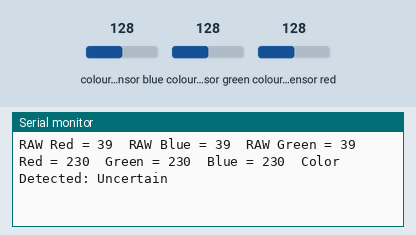
Recording of a sketch running on a simulated ESP32. Shown: the last lines printed to the serial monitor. Wiring (inferred from the names in the program): TCS3200 colour sensor: output GPIO 21; S2 GPIO 18; S3 GPIO 19; S0 GPIO 22; S1 GPIO 23. The inputs (shaded band) are chosen by the test bench; at power-on: colour sensor blue 128, colour sensor green 128, colour sensor red 128.

Above: at 2.2 s.
2.3 s: colour sensor blue set to 5
At 3.1 s:
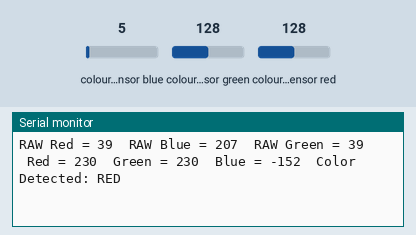
5.3 s: colour sensor blue set to 191
At 6.9 s:
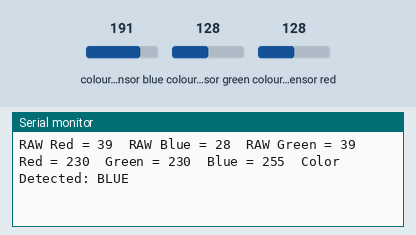
8.3 s: colour sensor green set to 5
At 8.3 s:
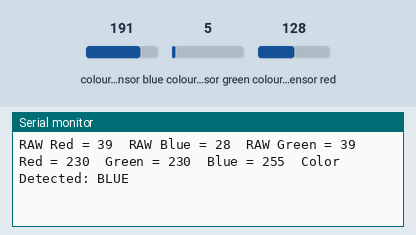
9.8 s: colour sensor red set to 5
At 11.1 s:
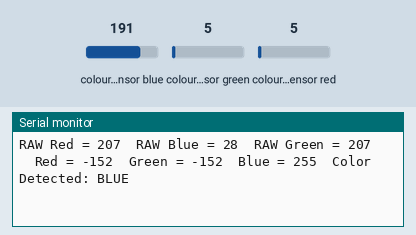

Measured:
- after the input at 2.3 s, the serial monitor: prints a new line after 0.40 s (image 1)
- after the input at 5.3 s, the serial monitor: prints a new line after 0.71 s (image 2)
- after the input at 9.8 s, the serial monitor: prints a new line after 0.63 s (image 4)

The sketch:

colour_detect.ino
```cpp
#define S0 22          /*Define S0 Pin Number of ESP32*/
#define S1 23          /*Define S1 Pin Number of ESP32*/
#define S2 18          /*Define S2 Pin Number of ESP32*/
#define S3 19          /*Define S3 Pin Number of ESP32*/
#define sensorOut 21   /*Define Sensor Output Pin Number of ESP32*/

/*Enter the Minimum and Maximum Values which getting from Calibration Code*/
int R_Min = 28;  /*Red minimum value*/
int R_Max = 140; /*Red maximum value*/
int G_Min = 28;  /*Green minimum value*/
int G_Max = 140; /*Green maximum value*/
int B_Min = 28;  /*Blue minimum value*/
int B_Max = 140; /*Blue maximum value*/

/*Define int variables*/
int Red = 0;
int Green = 0;
int Blue = 0;

int redValue;
int greenValue;
int blueValue;
int Frequency;

void setup() {
  pinMode(S0, OUTPUT);        /*Define S0 Pin as OUTPUT*/
  pinMode(S1, OUTPUT);        /*Define S1 Pin as OUTPUT*/
  pinMode(S2, OUTPUT);        /*Define S2 Pin as OUTPUT*/
  pinMode(S3, OUTPUT);        /*Define S3 Pin as OUTPUT*/
  pinMode(sensorOut, INPUT);  /*Define Sensor Output Pin as INPUT*/

  Serial.begin(115200);       /*Set the baudrate to 115200*/
  delay(1000);                /*Wait for 1000 mS*/

  // Set S0 and S1 for 20% sensitivity
  digitalWrite(S0, LOW);      /* Set S0 LOW */
  digitalWrite(S1, HIGH);      /* Set S1 LOW */
}

void loop() {
  Red = getRed();
  redValue = map(Red, R_Min, R_Max, 255, 0); /*Map the Red Color Value*/
  delay(200);

  Green = getGreen();
  greenValue = map(Green, G_Min, G_Max, 255, 0); /*Map the Green Color Value*/
  delay(200);

  Blue = getBlue();
  blueValue = map(Blue, B_Min, B_Max, 255, 0);   /*Map the Blue Color Value*/
  delay(200);

  Serial.print("RAW Red = ");
  Serial.print(Red);
  Serial.print("\tRAW Blue = ");
  Serial.print(Blue);
  Serial.print("\tRAW Green = ");
  Serial.print(Green);
  Serial.print("\t\tRed = ");
  Serial.print(redValue);
  Serial.print("\tGreen = ");
  Serial.print(greenValue);
  Serial.print("\tBlue = ");
  Serial.print(blueValue);

  if (redValue > blueValue + 25) {
    Serial.println("\tColor Detected: RED");
  } else if (blueValue > redValue + 15) {
    Serial.println("\tColor Detected: BLUE");
  } else {
    Serial.println("\tColor Detected: Uncertain");
  }
  delay(500);              /*Wait a second*/
}

int getRed() {
  digitalWrite(S2, LOW);
  digitalWrite(S3, LOW);
  Frequency = pulseIn(sensorOut, LOW); /*Get the Red Color Frequency*/
  return Frequency;
}

int getGreen() {
  digitalWrite(S2, HIGH);
  digitalWrite(S3, HIGH);
  Frequency = pulseIn(sensorOut, LOW); /*Get the Green Color Frequency*/
  return Frequency;
}

int getBlue() {
  digitalWrite(S2, LOW);
  digitalWrite(S3, HIGH);
  Frequency = pulseIn(sensorOut, LOW); /*Get the Blue Color Frequency*/
  return Frequency;
}
```
